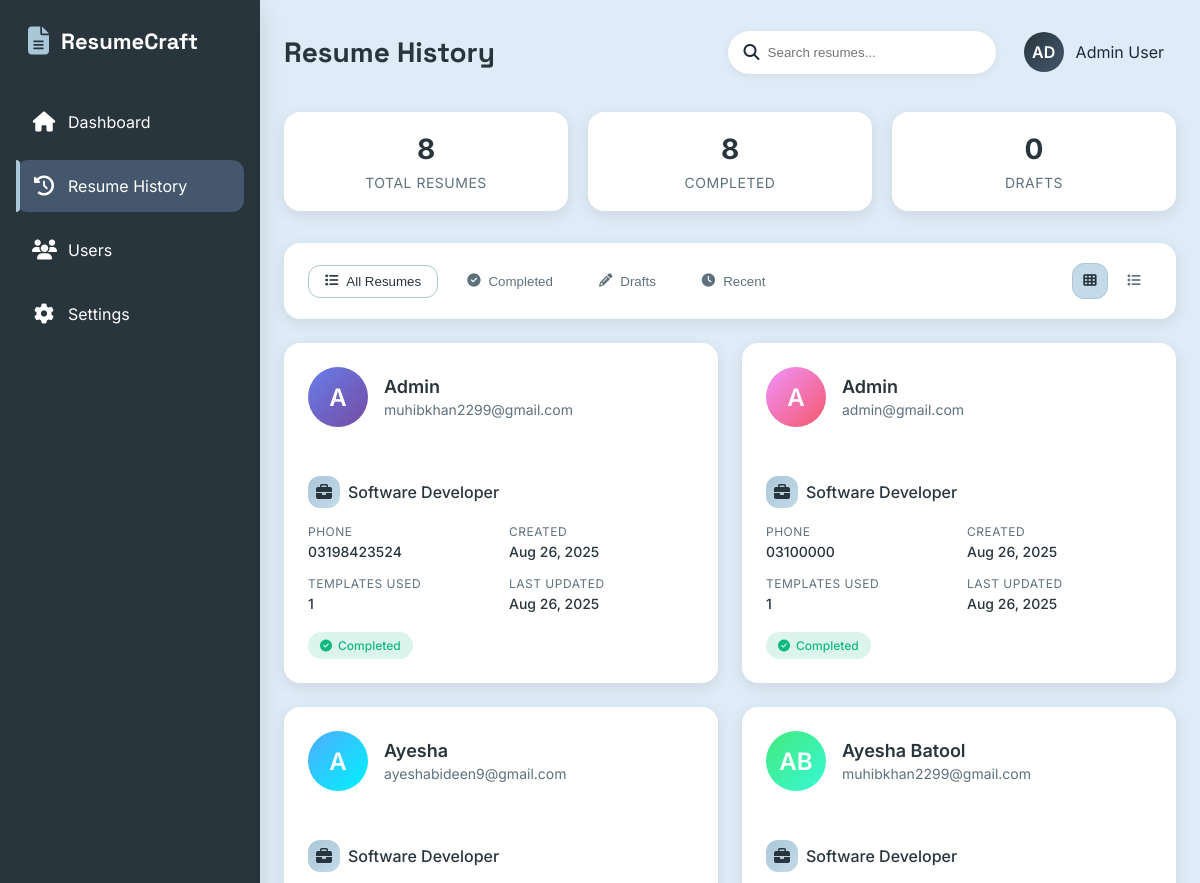
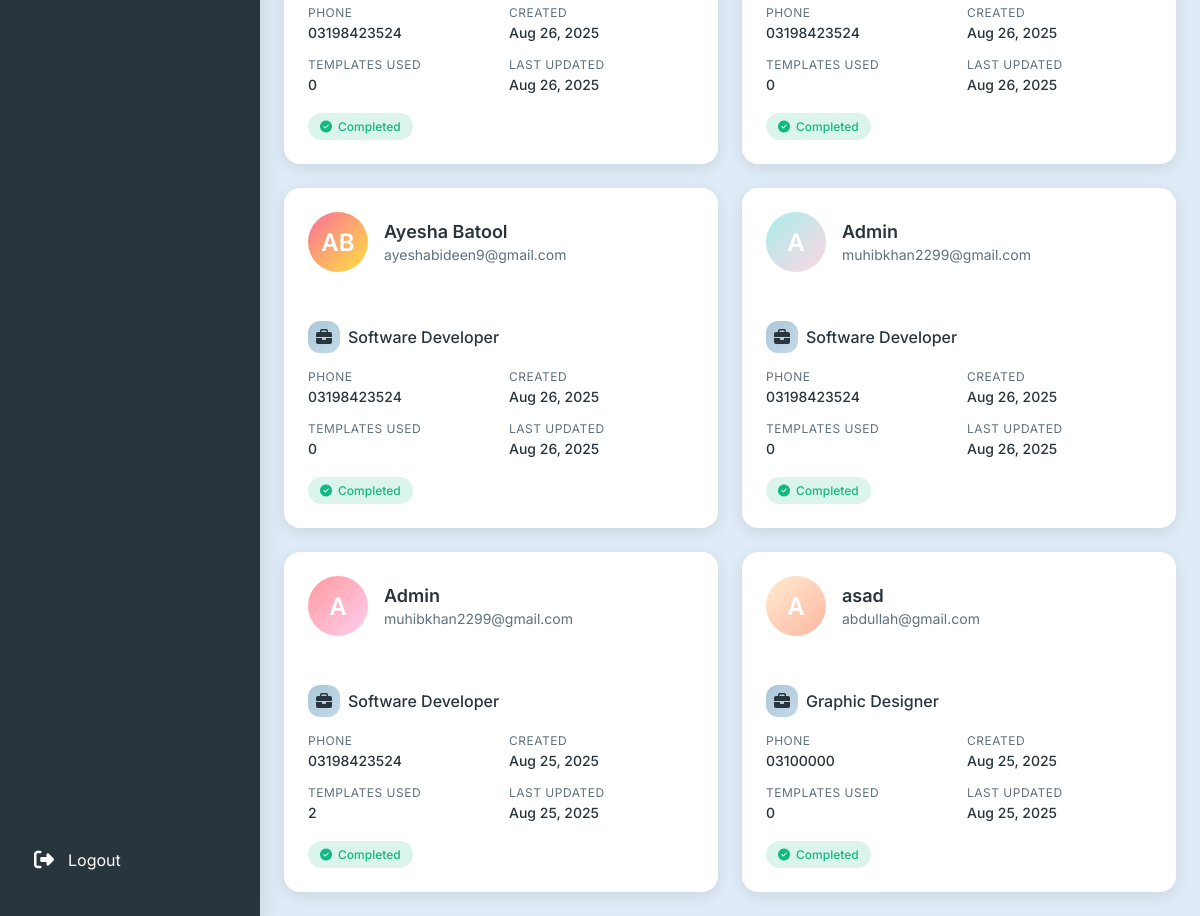
The app's page /admin/history.php with its own data (2 pictures, top to bottom).
### tables this page shows
CREATE TABLE `resumes` (
  `id` int(11) NOT NULL,
  `user_id` varchar(255) NOT NULL,
  `full_name` varchar(255) NOT NULL,
  `email` varchar(255) NOT NULL,
  `phone` varchar(50) NOT NULL,
  `address` text DEFAULT NULL,
  `linkedin` varchar(500) DEFAULT NULL,
  `website` varchar(500) DEFAULT NULL,
  `profile_image` varchar(500) DEFAULT NULL,
  `professional_field` varchar(100) NOT NULL,
  `custom_field` varchar(255) DEFAULT NULL,
  `professional_summary` varchar(500) DEFAULT NULL,
  `career_objective` text DEFAULT NULL,
  `is_freshie` tinyint(1) DEFAULT 0,
  `created_at` timestamp NOT NULL DEFAULT current_timestamp(),
  `updated_at` timestamp NOT NULL DEFAULT current_timestamp() ON UPDATE current_timestamp()
);

### admin/history.php (the view, shortened to what this page needs)
<?php
$servername = "127.0.0.1";
$username = "root";
$password = "";
$dbname = "resume";
try {
    $pdo = new PDO("mysql:host=$servername;dbname=$dbname", $username, $password);
    $pdo->setAttribute(PDO::ATTR_ERRMODE, PDO::ERRMODE_EXCEPTION);
} catch(PDOException $e) {
    die("Connection failed: " . $e->getMessage());
}
$stmt = $pdo->query("
    SELECT
        r.*,
        h.template,
        h.created_at as template_created,
        CASE
            WHEN r.full_name != '' AND r.email != '' AND r.phone != '' AND r.professional_summary != '' THEN 'Completed'
            ELSE 'Draft'
        END as status,
        COUNT(DISTINCT h.id) as template_count
    FROM resumes r
    LEFT JOIN history h ON r.id = h.resume_id
    GROUP BY r.id
    ORDER BY r.created_at DESC
");
$resumes = $stmt->fetchAll(PDO::FETCH_ASSOC);
$total_resumes = count($resumes);
$completed_resumes = count(array_filter($resumes, function($r) { return $r['status'] == 'Completed'; }));
$draft_resumes = $total_resumes - $completed_resumes;
function getInitials($name) {
    $words = explode(' ', trim($name));
    $initials = '';
    foreach ($words as $word) {
        if (!empty($word)) {
            $initials .= strtoupper($word[0]);
        }
        if (strlen($initials) >= 2) break;
    }
    return $initials ?: 'U';
}
function formatProfessionalField($field) {
    return ucwords(str_replace('_', ' ', $field));
}
function getProfileColor($index) {
    $colors = [
        'linear-gradient(135deg, #667eea 0%, #764ba2 100%)',
        'linear-gradient(135deg, #f093fb 0%, #f5576c 100%)',
        'linear-gradient(135deg, #4facfe 0%, #00f2fe 100%)',
        'linear-gradient(135deg, #43e97b 0%, #38f9d7 100%)',
        'linear-gradient(135deg, #fa709a 0%, #fee140 100%)',
        'linear-gradient(135deg, #a8edea 0%, #fed6e3 100%)',
        'linear-gradient(135deg, #ff9a9e 0%, #fecfef 100%)',
        'linear-gradient(135deg, #ffecd2 0%, #fcb69f 100%)'
    ];
    return $colors[$index % count($colors)];
}
?>
<!DOCTYPE html>
<html lang="en">
<head>
    <link rel="stylesheet" href="https://cdnjs.cloudflare.com/ajax/libs/font-awesome/6.4.0/css/all.min.css">
</head>
<body>
    <aside class="sidebar">
        <div class="logo">
            <div class="logo-icon"><i class="fas fa-file-alt"></i></div>
            <div class="logo-text">ResumeCraft</div>
        </div>
             <a href="../admin/dashboard.php" class="nav-link">
            <div class="nav-icon"><i class="fas fa-home"></i></div>
            <div class="nav-text">Dashboard</div>
        </a>
        <a href="../admin/history.php" class="nav-link active">
            <div class="nav-icon"><i class="fas fa-history"></i></div>
            <div class="nav-text">Resume History</div>
        </a>
        <a href="../admin/users.php" class="nav-link ">
            <div class="nav-icon"><i class="fas fa-users"></i></div>
            <div class="nav-text">Users</div>
        </a>
        <a href="../admin/settings.php" class="nav-link ">
            <div class="nav-icon"><i class="fas fa-cog"></i></div>
            <div class="nav-text">Settings</div>
        </a>
        <a href="../admin/logout.php" class="nav-link" style="margin-top: auto;">
            <div class="nav-icon"><i class="fas fa-sign-out-alt"></i></div>
            <div class="nav-text">Logout</div>
        </a>
    </aside>
    <main class="main-content">
        <div class="header">
            <h1 class="page-title">Resume History</h1>
            <div class="user-menu">
                <div class="search-bar">
                    <i class="fas fa-search"></i>
                    <input type="text" placeholder="Search resumes..." id="searchInput">
                </div>
                <div class="user-profile">
                    <div class="avatar">AD</div>
                    <div>Admin User</div>
                </div>
            </div>
        </div>
        <div class="stats-overview">
            <div class="stat-card">
                <div class="stat-number"><?php echo $total_resumes; ?></div>
                <div class="stat-label">Total Resumes</div>
            </div>
            <div class="stat-card">
                <div class="stat-number"><?php echo $completed_resumes; ?></div>
                <div class="stat-label">Completed</div>
            </div>
            <div class="stat-card">
                <div class="stat-number"><?php echo $draft_resumes; ?></div>
                <div class="stat-label">Drafts</div>
            </div>
        </div>
        <div class="filter-section">
            <div class="filter-controls">
                <button class="filter-btn active" data-filter="all">
                    <i class="fas fa-list"></i>
                    <span>All Resumes</span>
                </button>
                <button class="filter-btn" data-filter="completed">
                    <i class="fas fa-check-circle"></i>
                    <span>Completed</span>
                </button>
                <button class="filter-btn" data-filter="draft">
                    <i class="fas fa-pencil-alt"></i>
                    <span>Drafts</span>
                </button>
                <button class="filter-btn" data-filter="recent">
                    <i class="fas fa-clock"></i>
                    <span>Recent</span>
                </button>
            </div>
            <div class="view-toggle">
                <button class="toggle-btn active" data-view="grid">
                    <i class="fas fa-th"></i>
                </button>
                <button class="toggle-btn" data-view="list">
                    <i class="fas fa-list"></i>
                </button>
            </div>
        </div>
        <div class="resume-grid" id="resumeGrid">
            <?php if (empty($resumes)): ?>
                <div class="empty-state">
                    <div class="empty-icon"><i class="fas fa-file-alt"></i></div>
                    <div class="empty-title">No Resumes Found</div>
                    <div class="empty-message">No resumes have been created yet.</div>
                </div>
            <?php else: ?>
                <?php foreach ($resumes as $index => $resume): ?>
                    <div class="resume-card" data-status="<?php echo strtolower($resume['status']); ?>" data-created="<?php echo $resume['created_at']; ?>">
                        <div class="card-header">
                            <?php if (!empty($resume['profile_image'])): ?>
                                <img src="<?php echo htmlspecialchars($resume['profile_image']); ?>" alt="Profile" class="profile-image">
                            <?php else: ?>
                                <div class="profile-image" style="background: <?php echo getProfileColor($index); ?>">
                                    <?php echo getInitials($resume['full_name']); ?>
                                </div>
                            <?php endif; ?>
                            <div class="user-info">
                                <div class="user-name"><?php echo htmlspecialchars($resume['full_name']); ?></div>
                                <div class="user-email"><?php echo htmlspecialchars($resume['email']); ?></div>
                            </div>
                        </div>
                        <div class="card-body">
                            <div class="field-info">
                                <div class="field-icon">
                                    <i class="fas fa-briefcase"></i>
                                </div>
                                <div class="field-text"><?php echo formatProfessionalField($resume['professional_field']); ?></div>
                            </div>
                            <div class="resume-details">
                                <div class="detail-item">
                                    <div class="detail-label">Phone</div>
                                    <div class="detail-value"><?php echo htmlspecialchars($resume['phone'] ?: 'Not provided'); ?></div>
                                </div>
                                <div class="detail-item">
                                    <div class="detail-label">Created</div>
                                    <div class="detail-value"><?php echo date('M d, Y', strtotime($resume['created_at'])); ?></div>
                                </div>
                                <div class="detail-item">
                                    <div class="detail-label">Templates Used</div>
                                    <div class="detail-value"><?php echo $resume['template_count'] ?: 0; ?></div>
                                </div>
                                <div class="detail-item">
                                    <div class="detail-label">Last Updated</div>
                                    <div class="detail-value"><?php echo date('M d, Y', strtotime($resume['updated_at'])); ?></div>
                                </div>
                            </div>
                            <div class="card-footer">
                                <div class="status-badge status-<?php echo strtolower($resume['status']); ?>">
                                    <i class="fas fa-<?php echo $resume['status'] == 'Completed' ? 'check-circle' : 'pencil-alt'; ?>"></i>
                                    <span><?php echo $resume['status']; ?></span>
                                </div>
                            </div>
                        </div>
                    </div>
                <?php endforeach; ?>
            <?php endif; ?>
        </div>
    </main>
</body>
</html>

### records on screen
resumes: full_name "A", full_name "Admin", email "muhibkhan2299@gmail.com", professional_field "Software Developer", phone "03198423524", created_at "Aug 26, 2025", template_count "1", updated_at "Aug 26, 2025", status "Completed"
resumes: full_name "A", full_name "Admin", email "admin@gmail.com", professional_field "Software Developer", phone "03100000", created_at "Aug 26, 2025", template_count "1", updated_at "Aug 26, 2025", status "Completed"
resumes: full_name "A", full_name "Ayesha", email "ayeshabideen9@gmail.com", professional_field "Software Developer", phone "03198423524", created_at "Aug 26, 2025", template_count "0", updated_at "Aug 26, 2025", status "Completed"
resumes: full_name "AB", full_name "Ayesha Batool", email "muhibkhan2299@gmail.com", professional_field "Software Developer", phone "03198423524", created_at "Aug 26, 2025", template_count "0", updated_at "Aug 26, 2025", status "Completed"
resumes: full_name "AB", full_name "Ayesha Batool", email "ayeshabideen9@gmail.com", professional_field "Software Developer", phone "03198423524", created_at "Aug 26, 2025", template_count "0", updated_at "Aug 26, 2025", status "Completed"
resumes: full_name "A", full_name "Admin", email "muhibkhan2299@gmail.com", professional_field "Software Developer", phone "03198423524", created_at "Aug 26, 2025", template_count "0", updated_at "Aug 26, 2025", status "Completed"
resumes: full_name "A", full_name "Admin", email "muhibkhan2299@gmail.com", professional_field "Software Developer", phone "03198423524", created_at "Aug 25, 2025", template_count "2", updated_at "Aug 25, 2025", status "Completed"
resumes: full_name "A", full_name "asad", email "abdullah@gmail.com", professional_field "Graphic Designer", phone "03100000", created_at "Aug 25, 2025", template_count "0", updated_at "Aug 25, 2025", status "Completed"

### other values on screen
$total_resumes "8"
$completed_resumes "8"
$draft_resumes "0"
